Frame 1 (no input): blank canvas, image omitted
Frame 60 (the mouse pressed at the canvas centre just before this capture): blank canvas, image omitted
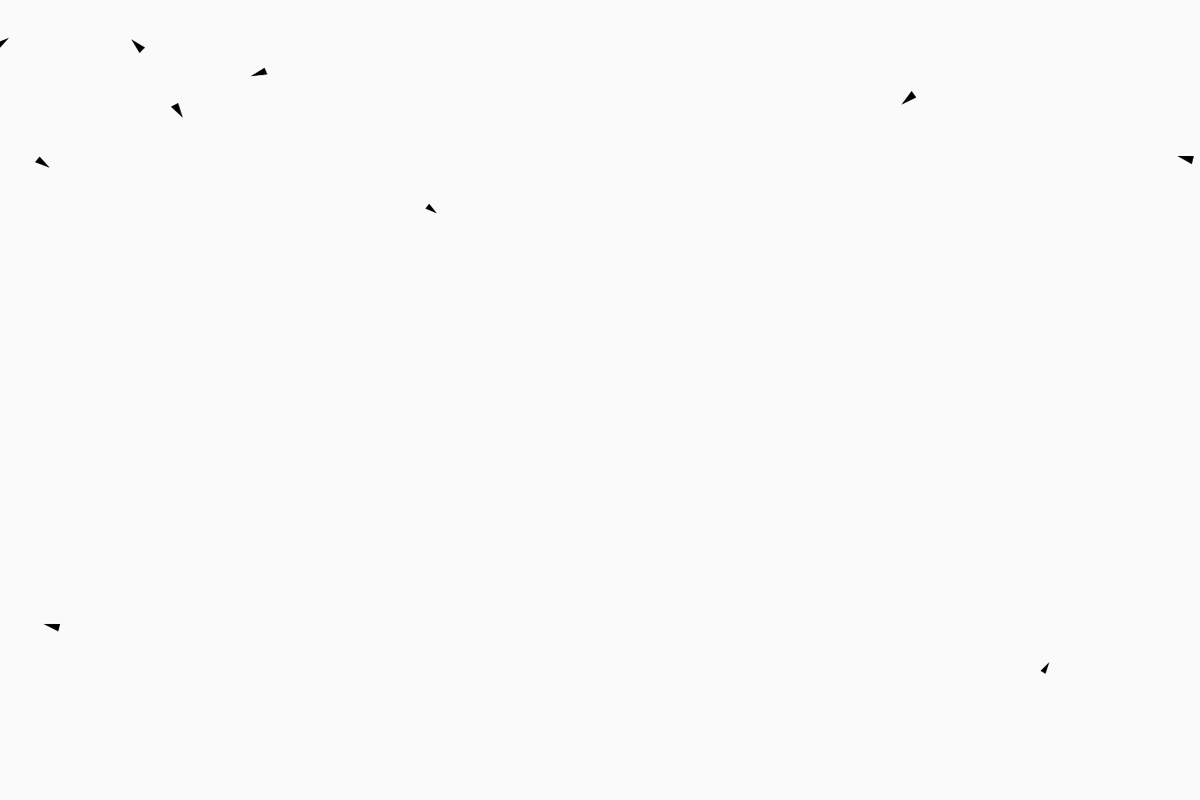
Frame 120 (the mouse held since frame 60 and released just before this capture)

The Processing sketch whose frames 1 and 60 were blank and that drew this single picture after the mouse press (run headless with seeded random() and noise(); from frame 60 on, the mouse is pressed at the canvas centre):

// Processing sketch: The_ViewBoids
// ── The_ViewBoids.pde

Flock flock;
void setup()
{
  size(1500,1000);
  flock = new Flock();
}

void draw()
{
  background(250);
  flock.run();
}

void mousePressed()
{
   flock.addBoid(); 
}
// ── Boids.pde
class Boid
{
  PVector location;
  PVector velocity;
  PVector acceleration;
  
  float r;
  float maxSpeed;
  float maxForce;
  float minDistance;
  float viewAngle;
  
  Boid(float _r,float _maxSpeed,float _maxForce,float _minDistance,float _viewAngle)
  {
    r = _r;
    maxSpeed = _maxSpeed;
    maxForce = _maxForce;
    minDistance =  _minDistance;
    viewAngle = _viewAngle;
    location = new PVector(random(50,width),random(0,height));
    velocity = new PVector(random(-15,15),random(-15,15));
    acceleration = new PVector();
    
  }
  
  
  void run(ArrayList<Boid>boids)
  {
    //PVector coh = cohesion(boids);
    PVector sep = separate(boids);
    PVector avo = avoid(boids);
    
    sep.mult(1.5);
    //coh.mult(1.0);
    avo.mult(0.5);
    
    applyForce(sep);
    //applyForce(coh);
    applyForce(avo);
    
    update();
    
    display();
    
    Edge();
  }
  
  PVector cohesion(ArrayList<Boid>boids)
  {
    PVector sum = new PVector();
    int count = 0;
    
    for(Boid b:boids)
    {
       float distance = PVector.dist(location,b.location);
       
       if(distance>0&&distance<minDistance)
       {
          sum.add(b.location);
          count++;
       }
    }
    PVector turnForce  = new PVector();
    if(count>0)
    {
       sum.div(count);
       PVector desired = PVector.sub(sum,location);
       desired.normalize();
       desired.mult(maxSpeed);
       
       turnForce = PVector.sub(desired,velocity);
       turnForce.limit(maxForce);
       return turnForce;
    }
    return turnForce;
  }
  
  PVector avoid(ArrayList<Boid>boids)
  {
    PVector sum = null;
    float choiceAngle = 0;
    
    for(Boid b:boids)
    {
       PVector l = PVector.sub(b.location,location);
       float dist = l.mag();
       float angle = PVector.angleBetween(velocity,l);
       if(dist>0&&dist<100&&angle<viewAngle)
       {
           if(choiceAngle<angle)
           {
              choiceAngle = angle;
              PVector forn = l.get();
              float x,y;
              x = y = 1;
              if(forn.x==0) y = 0;
              else if(forn.y==0) x = 0;
              else{
                 y = -(forn.x/forn.y)*x; 
              }
              sum = new PVector(x,y);
              sum.normalize();
           }
       }
    }
    
    if(sum!=null)
    {
        sum.normalize();
        sum.mult(maxSpeed);
        PVector turnForce = PVector.sub(sum,velocity);
        turnForce.limit(maxForce);
        return turnForce;
    }
    return new PVector();
  }

  PVector separate(ArrayList<Boid> boids)
  {
    PVector sum = new PVector();
    int count = 0;
    
    for(Boid b:boids)
    {
       float distance = PVector.dist(location,b.location);
       
       if(distance>0&&distance<75)
       {
          PVector d = PVector.sub(location,b.location);
          d.normalize();
          sum.add(d);
          count++;
       }
    }
    
    //PVector dir = new PVector();
    if(count>0)
    {
        sum.div(count);
        sum.normalize();
        sum.mult(maxSpeed);
        PVector dir = PVector.sub(sum,velocity);
        dir.limit(maxForce);
        return dir;
    }
    return new PVector();
  }
  
  void applyForce(PVector force)
  {
    PVector f = force.get();
    acceleration.add(f);
  }
  
  void update()
  {
    velocity.add(acceleration);
    velocity.limit(maxSpeed);
    
    location.add(velocity);
    acceleration.mult(0);
  }
  void display()
  {
    float angle = velocity.heading2D()+radians(90);
    
    fill(0);
    pushMatrix();
    translate(location.x,location.y);
    rotate(angle);
    beginShape(PConstants.TRIANGLES);
    vertex(0, -r*2);
    vertex(-r, r*2);
    vertex(r, r*2);
    endShape();
    popMatrix();
    
    noFill();
  }
  
  void Edge()
  {
     if(location.x>width||location.x<0)
     {
        velocity.x*=-1; 
     }
     
     if(location.y>height||location.y<0)
     {
        velocity.y*=-1; 
     }
  }
}
// ── Flock.pde
class Flock
{
  ArrayList<Boid> boids;
  
  Flock()
  {
    boids = new ArrayList<Boid>();
  }
  
  void addBoid()
  {
     for(int i = 0;i<10;i++)
     {
        boids.add(new Boid(random(3,5),random(5,8),random(0.15,0.35),150,PI/6)); 
     }
  }
  
  void run()
  {
     for(Boid b:boids)
     {
        b.run(boids); 
     }
  }
}
